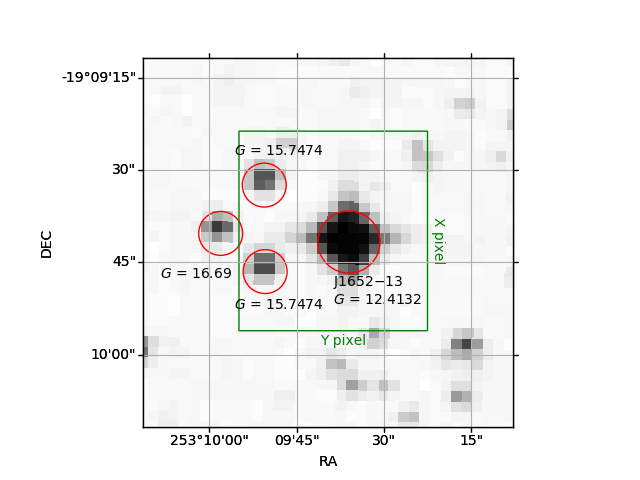

Reproduce this figure in Python.
from astroplan.plots import plot_finder_image
from astroplan import FixedTarget
import matplotlib.pyplot as plt
from astropy.coordinates import SkyCoord
from astropy import units as u
from matplotlib.patches import Rectangle


c = SkyCoord('16 52 38.52 -19 09 41.7', unit=(u.hourangle, u.deg))
c1 = SkyCoord('16 52 39.48 -19 09 46.5', unit=(u.hourangle, u.deg))
c2 = SkyCoord('16 52 39.99 -19 09 40.3', unit=(u.hourangle, u.deg))
c3 = SkyCoord('16 52 39.49 -19 09 32.458', unit=(u.hourangle, u.deg))

plt.ion()
ax, hdu = plot_finder_image(c,fov_radius=1*u.arcmin)

# Pot main
ax.scatter(c.ra.deg-0.0005, c.dec.deg, transform=ax.get_transform('fk5'), s=2000,edgecolor='red', facecolor='none')
ax.text(c.ra.deg-100, c.dec.deg+120, 'J1652$-$13\n$G$ = 12.4132')


ax.scatter(c1.ra.deg-0.0005, c1.dec.deg, transform=ax.get_transform('fk5'), s=1000,edgecolor='red', facecolor='none')
ax.text(c.ra.deg-180, c.dec.deg+115, '$G$ = 15.7474')

ax.scatter(c2.ra.deg-0.0005, c2.dec.deg, transform=ax.get_transform('fk5'), s=1000,edgecolor='red', facecolor='none')
ax.text(c.ra.deg-240, c.dec.deg+140, '$G$ = 16.69')



ax.scatter(c3.ra.deg-0.0005, c3.dec.deg, transform=ax.get_transform('fk5'), s=1000,edgecolor='red', facecolor='none')
ax.text(c.ra.deg-180, c.dec.deg+240, '$G$ = 15.7474')

# Now draw K2 box

r = Rectangle((c.ra.deg-0.0005 - 0.00375, c.dec.deg - 0.004), 0.009, 0.009, edgecolor='green', facecolor='none',
              transform=ax.get_transform('fk5'))
ax.add_patch(r)
ax.text(c.ra.deg-110, c.dec.deg+85, 'Y pixel', color='g')
ax.text(c.ra.deg-20, c.dec.deg+180, 'X pixel', color='g', rotation = 270)
plt.savefig('J1652.png')
#plt.show()
